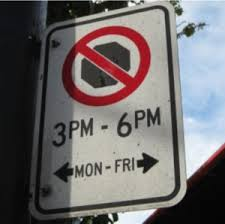
#> input picture parking_signs/base_signs/NS.jpg, 225 x 224 px
$ jupyter execute --allow-errors main.ipynb
#> lines starting #> are read from the running program, lines starting #| are printed output that depends on the picture; after the words box and inside, x2 and y2 are one past the last pixel; in counts of white or black regions, pixels touching at a corner belong together
# Parking Sign Recognition

### Steps

1. pictures of every possible sign [doesn't need words]
2. need to find python library to do the following a) Recognize the sign object b) match the sign with our database of base signs c) read the text

2a & b) opencv python (cv2)
2c) Pytesseract-ocr

# Library imports

[cell 1]
# image detection
import cv2 #opencv is cv2
import numpy as np
import imutils

# reading text
import pytesseract
import PIL.Image

# Reading and Displaying Images

[cell 2]
# Youtube tut: https://www.youtube.com/watch?v=T-0lZWYWE9Y&list=PLzMcBGfZo4-lUA8uGjeXhBUUzPYc6vZRn&index=7

# Loading Images
# imread has a second paramter of -1, 0 or 1
# -1: loads a colored image, neglecting transparency (default)
# 0: loads image in grayscale
# 1: includes image as it is, including transparency

imgt1 = cv2.imread('parking_signs/base_signs/NS.jpg', 0) #imgt1 for image template1
#> imgt1: shape (224, 225); min 0, max 255, mean 107.8
img1 = cv2.imread('parking_signs/signs/cams.jpg', 0) #img1, this is the image we will run template again.
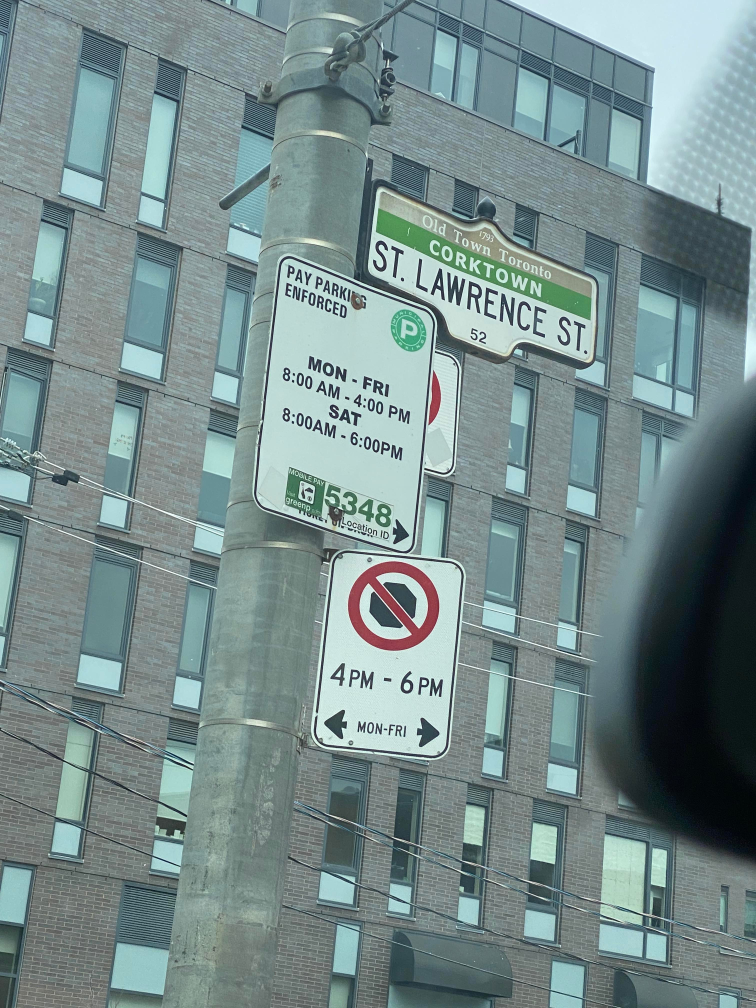
#> input picture parking_signs/signs/cams.jpg, 3024 x 4032 px (shown at 1/4 size)
#> img1: shape (4032, 3024); min 0, max 255, mean 134.1
img1 = cv2.resize(img1, (800,800)) # This image was way too big initially
#> img1: shape (800, 800)

# These next 3 lines displays the image
cv2.imshow('template1',imgt1) # you need the next two lines to run this
cv2.waitKey(0) # Waits a number of seconds until we press a key to move onto the next line, 0 indicates to wait infinitely
cv2.destroyAllWindows() # closes the image
cv2.imshow('image1',img1)
cv2.waitKey(0)
cv2.destroyAllWindows()


# images are understood by python as numpy arrays representing 3 values per pixel [blue, green, red] where blue green red represent a number from 0-255
# the columns represent the width while the rows represent the height

# Template Matching Algorithm

[cell 3]
# To recognize a sign, we can use corner detection (shi-thomasi Detector & goodFeaturesToTrack()). This may be problematic by picking up other corners in an image
# however this does allow you to specify a few paramaters to help improve accuracy.
# Paramaters are: (input image, # of best corners to choose, confidence level, min euclidean distance between corners)

# Template matching is likely the algorithm to use. A potential issue is that the size of the template image needs to be close enough to the size in the actual image.
# In our case we are going to try and match pictures in Base Signs to picutres in Signs folder.
# This algorithm requires grayscale. Note that since we are using grayscale now instead of a 3 dimensional array [height, width, channel], its just [height, width]
# 6 different methods to template match. It is recommended to try each method and figure out which gets the best results.
# The methods are TM_CCOEFF, TM_CCOEFF_NORMED, TM_CCORR, TM_CCORR_NORMED, TM_SQDIFF, TM_SQDIFF_NORMED

methods = [cv2.TM_CCOEFF, cv2.TM_CCOEFF_NORMED, cv2.TM_CCORR, cv2.TM_CCORR_NORMED, cv2.TM_SQDIFF, cv2.TM_SQDIFF_NORMED]

h, w = imgt1.shape
#> h = 224; w = 225

# loop through all methods and find the best one
for method in methods:
    img2 = img1.copy()

    result = cv2.matchTemplate(img2, imgt1, method) # this performs a convolution. In other words, it slides img2 all around imgt1 until it finds a reasonable match.
                                            # this returns a 2 dimension array telling us how confident of a match there is in each region of the image
    min_val, max_val, min_loc, max_loc = cv2.minMaxLoc(result) # we case about min_loc, max_loc. These are the locations with best match. Max or min is best, depending on the method.
    if method in [cv2.TM_SQDIFF, cv2.TM_SQDIFF_NORMED]:
        location = min_loc
    else:
        location = max_loc

    bottom_right = (location[0] + w, location[1] + h)
    cv2.rectangle(img2, location, bottom_right, 255, 5) # We draw a rectangle at the location, 255 for black, line thickness 5
    cv2.imshow('Match', img2)
    cv2.waitKey(0)
    cv2.destroyAllWindows() # Seems like method 1 is the only one that works for this example. Size of both images is very important. Need to figure out best sizing.
#> this loop made 6 passes
#> (min_val, max_val, min_loc, location, bottom_right) on passes 1 to 4: (-121566976, 64394036, (567, 464), (269, 403), (494, 627)), (-0.556, 0.345, (575, 429), (507, 0), (732, 224)), (230974016, 957165184, (575, 441), (232, 202), (457, 426)), (0.407, 0.839, (575, 448), (507, 0), (732, 224))
#> (min_val, max_val, max_loc, location, bottom_right) on passes 5 to 6: (324670976, 789070720, (575, 464), (83, 576), (308, 800)), (0.348, 1, (575, 347), (507, 2), (732, 226))
#> pass 1, `result = cv2.matchTemplate(img2, imgt1, method)`:
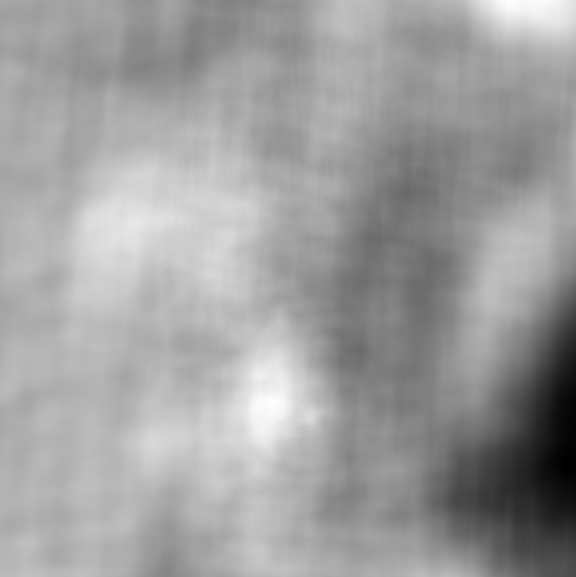
#> result: shape (577, 576) float32; min -121566976, max 64394036, mean -5499831; drawn with min black and max white
#> pass 2, `cv2.imshow('Match', img2)`:
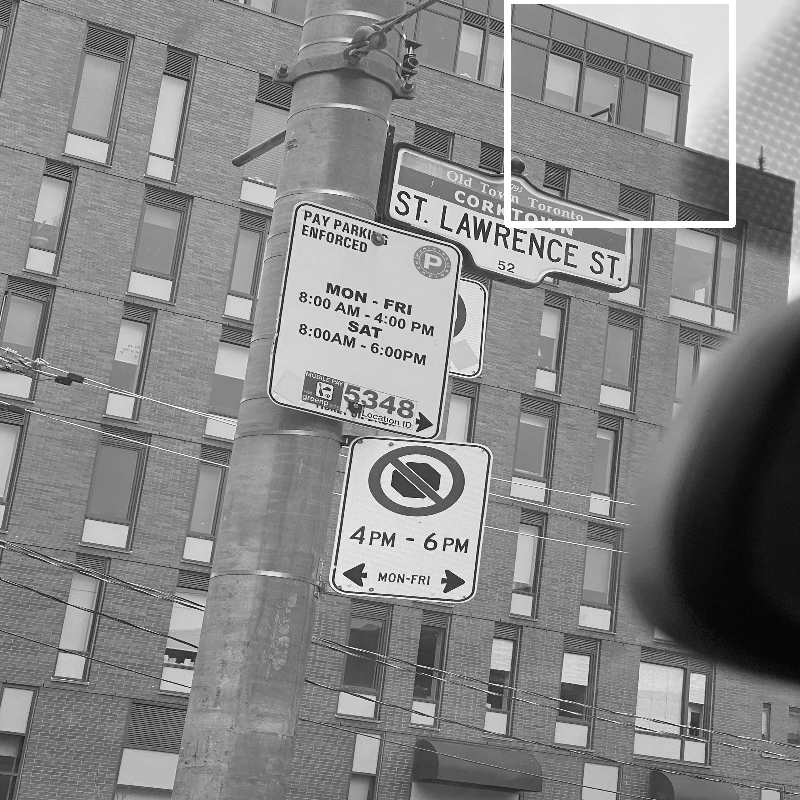
#> window 'Match': shape (800, 800); min 0, max 255, mean 134.9
#> after the loop:
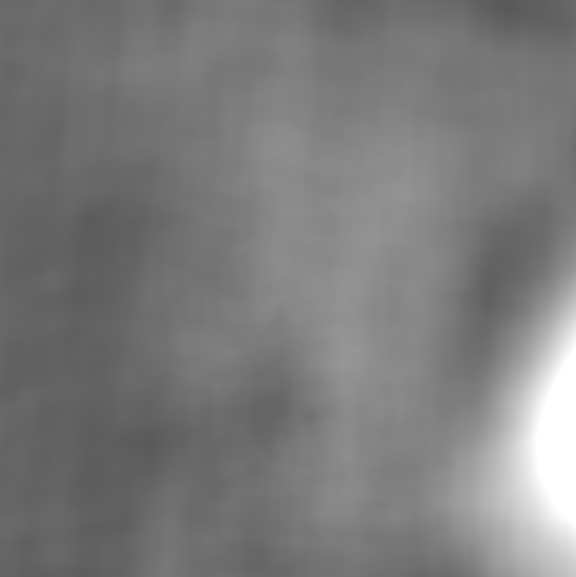
#> result: shape (577, 576) float32; min 0.348, max 1, mean 0.486


    # Ideally, once we draw a rectangle around the image, we crop it and feed it into pytesseract to read the text

# Canny Method of Edge Detection

[cell 4]
#import numpy as np
#import cv2
#import imutils

image = cv2.imread('parking_signs/signs/contradictory_parkingsigns.jpeg')
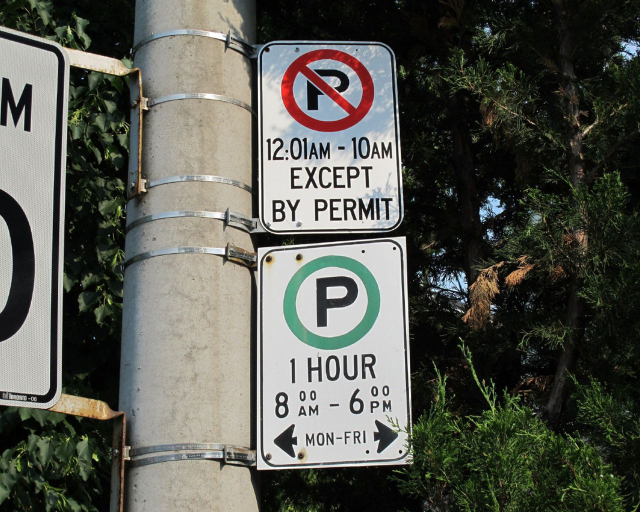
#> input picture parking_signs/signs/contradictory_parkingsigns.jpeg, 1280 x 1024 px (shown at 1/2 size)
#> image is the input picture: shape (1024, 1280, 3); mean B, G, R 81.1, 89.1, 87.7

def find_edges(image):
    gray = cv2.cvtColor(image, cv2.COLOR_BGR2GRAY)
    gray = cv2.GaussianBlur(gray, (3, 3), 0)
    edged = cv2.Canny(image=gray, threshold1=150, threshold2=175)
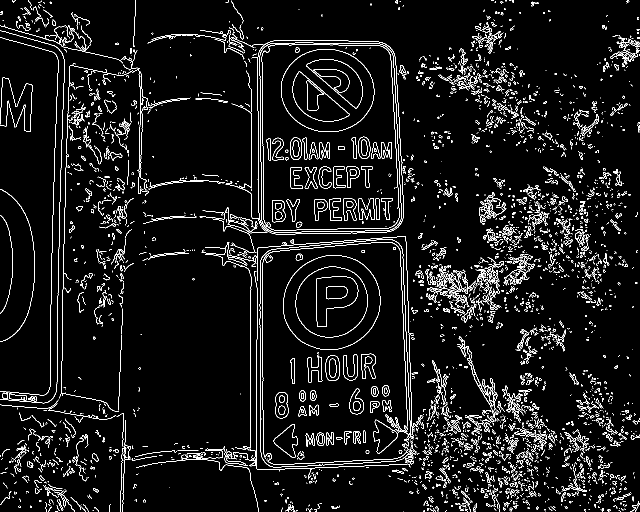
#> edged: shape (1024, 1280) (shown at 1/2 size); 5.8% white in thin lines or dots
    cnts = cv2.findContours(edged.copy(), cv2.RETR_TREE, cv2.CHAIN_APPROX_SIMPLE)
#> cnts = 4621 contours, 4262 with area under 20; largest, box (x1, y1, x2, y2) and area: (519, 85, 804, 466) 102362, (523, 89, 799, 462) 96846, (566, 510, 761, 700) 28944, (566, 510, 761, 700) 28786, (562, 98, 749, 264) 24292


    cv2.imshow('edged',edged) # you need the next two lines to run this
    cv2.waitKey(0) # Waits a number of seconds until we press a key to move onto the next line, 0 indicates to wait infinitely
    cv2.destroyAllWindows() # closes the image


find_edges(image)

# Attempting to Read signs using Pytesseract

[cell 5]
# Read in some base signs
imgt1 = cv2.imread('parking_signs/base_signs/NS.jpg', 0)
imgt2 = cv2.imread('parking_signs/base_signs/P_time.jpg', 0)
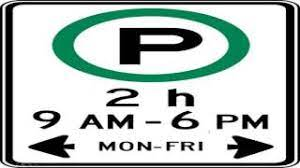
#> input picture parking_signs/base_signs/P_time.jpg, 300 x 168 px
#> imgt2: shape (168, 300); min 0, max 255, mean 187
imgt3 = cv2.imread('parking_signs/base_signs/NP_text.png', 0)
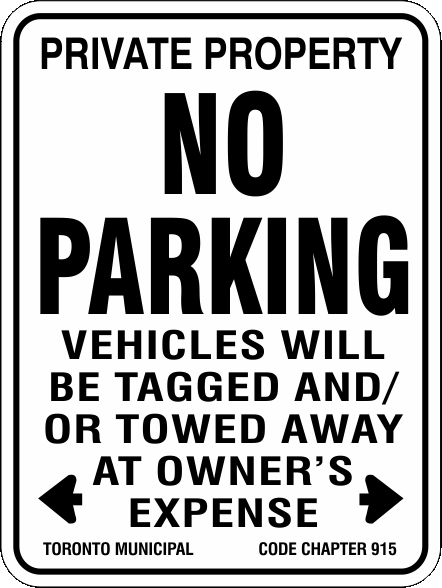
#> input picture parking_signs/base_signs/NP_text.png, 442 x 588 px
#> imgt3 is the input picture: shape (588, 442); min 0, max 255, mean 180.7
imgt4 = cv2.imread('parking_signs/base_signs/NP_time.png', 0)
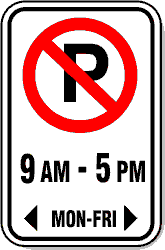
#> input picture parking_signs/base_signs/NP_time.png, 165 x 250 px
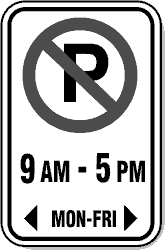
#> imgt4: shape (250, 165); min 0, max 255, mean 180.9

# pytesseract has a engine mode and page segmentation mode to choose for specific situations for more accuracy

# Page segmentation modes:
# 0. Orientation and script detection (OSD) only.
# 1. Automatic page segmentation with OSD.
# 2. Automatic page segmentation, but no OSD, or OCR. (not implemented)
# 3. Fully automatic page segmentation, but no OSD. (Default)
# 4. Assume a single column of text of variable sizes.
# 5. Assume a single uniform block of vertically aligned text.
# 6. Assume a single uniform block of text.
# 7. Treat the image as a single text line.
# 8. Treat the image as a single word.
# 9. Treat the image as a single word in a circle.
# 10. Treat the image as a single character.
# 11. Sparse text. Find as much text as possible in no particular order.
# 12. Sparse text with OSD.
# 13. Raw line. Treat the image as a single text line, bypassing hacks that are Tesseract-specific.

# OCR Engine modes:
# 0. Legacy engine only.
# 1. Neural nets LSTM engine only.
# 2. Legacy + LSTM engines.
# 3. Default, based on what is available.

# Lets try this configuration
myconfig = r"--psm 11 --oem 3"

# Here is a function where we can draw boxes around the characters recognized by tesseract
def box_char(img):
    boxes = pytesseract.image_to_boxes(img)
    h, w = img.shape
    for box in boxes.splitlines():
        box = box.split(" ")
        img = cv2.rectangle(img, (int(box[1]), h - int(box[2])), (int(box[3]), h - int(box[4])), (0,255,0), 2)
    cv2.imshow("pic",img)
    cv2.waitKey(0)
    cv2.destroyAllWindows()


print("image1")
#> (the rest of this cell did not finish here and is left out)
